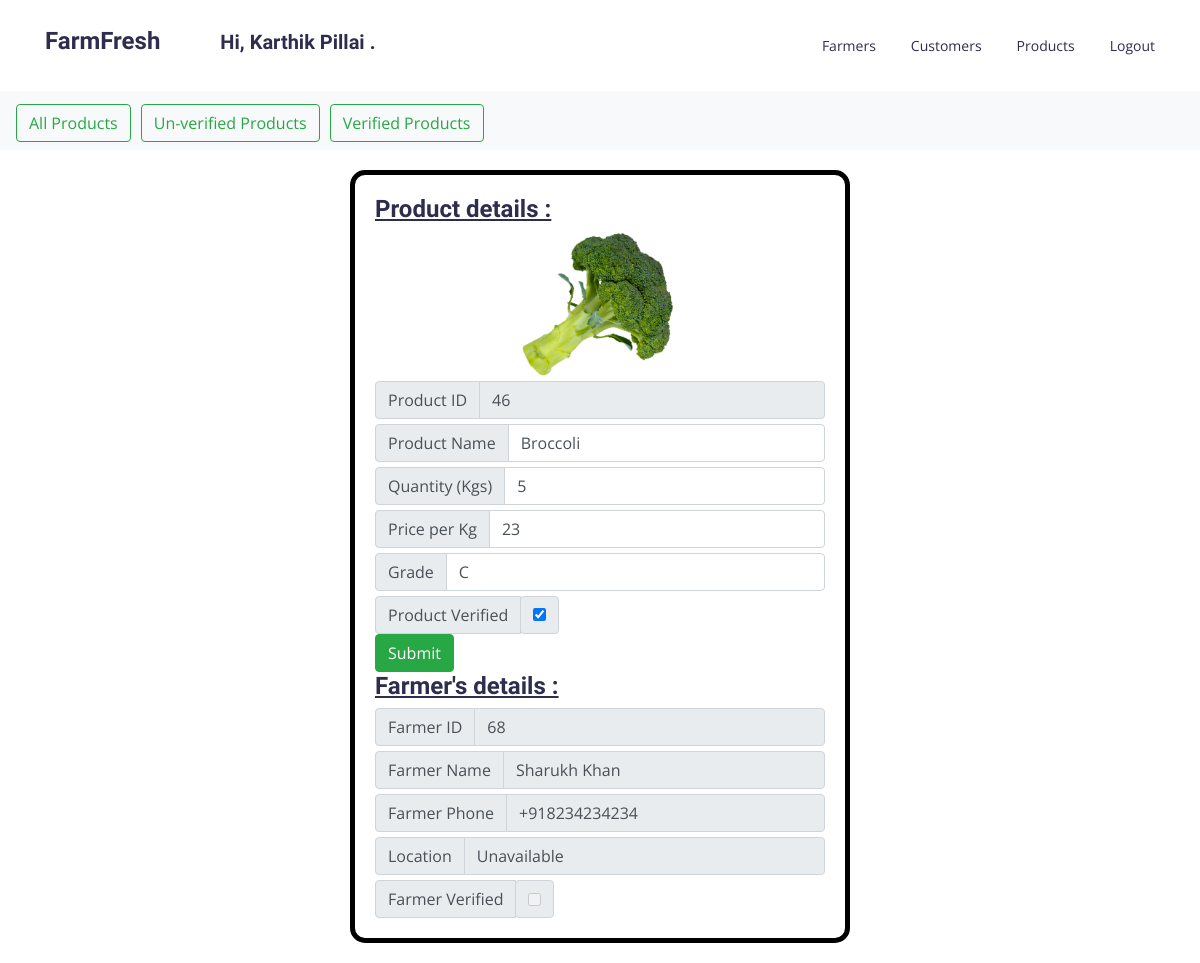
The page /adminViewSingleProduct.php?productid=46 (signed in) on the database as committed earlier.
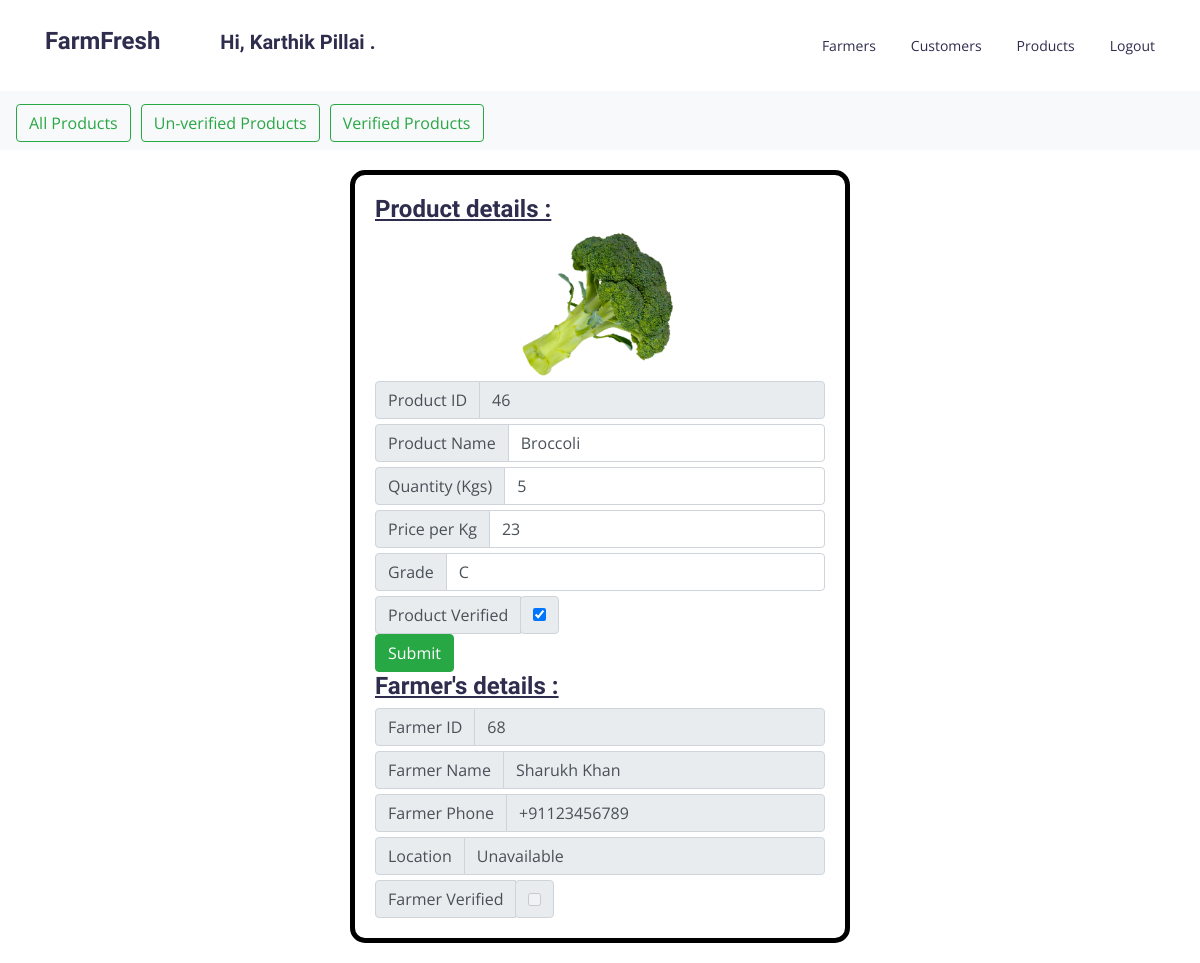
The same page on the database as committed later.
### tables this page shows
CREATE TABLE IF NOT EXISTS `farmers` (
  `id` int(11) NOT NULL AUTO_INCREMENT,
  `phone` text NOT NULL,
  `password` text NOT NULL,
  `name` text DEFAULT NULL,
  `location` text DEFAULT NULL,
  `verified` int(11) NOT NULL DEFAULT 0,
  PRIMARY KEY (`id`)
);

### adminViewSingleProduct.php (the view, shortened to what the changed rows need)
<!DOCTYPE html>
<html>
<head>
  <link rel="stylesheet" href="vendors/bootstrap/bootstrap.min.css">
  <link rel="stylesheet" href="vendors/themify-icons/themify-icons.css">
  <link rel="stylesheet" href="vendors/owl-carousel/owl.theme.default.min.css">
  <link rel="stylesheet" href="vendors/owl-carousel/owl.carousel.min.css">
  <link rel="stylesheet" href="vendors/Magnific-Popup/magnific-popup.css">
  <link rel="stylesheet" href="css/style.css">
  <link rel="stylesheet" type="text/css" href="adminViewSingleProduct.css">
</head>
<body>
<?php
  include 'dataBaseConstants.php';
  $link=mysqli_connect('localhost',$user,$pass,$db);
  if(mysqli_connect_error()){
    $error="There was an error connecting to DB!";
  }else{
    $productId=$_GET['productid'];
    $query="SELECT * FROM products WHERE id=$productId ORDER BY id DESC";
    $result=mysqli_query($link,$query);
    $row=mysqli_fetch_array($result);
    $farmerId=$row['farmerid'];
    $queryForFarmer="SELECT * FROM farmers WHERE id=$farmerId";
    $resultForFarmer=mysqli_query($link,$queryForFarmer);
    $rowForFarmer=mysqli_fetch_array($resultForFarmer);
    $farmerName=$rowForFarmer['name'];
    $farmerPhone=$rowForFarmer['phone'];
    $farmerLocation=$rowForFarmer['location'];
    $farmerVerifyStatus=$rowForFarmer['verified'];
  }
?>
<div class="containerOfProductDetails">
  <div class="input-group flex-nowrap">
    <div class="input-group-prepend">
      <span class="input-group-text" id="addon-wrapping">Farmer Name</span>
    </div>
    <input type="text" class="form-control" placeholder="0" aria-label="Username" aria-describedby="addon-wrapping" disabled="true" value="<?php echo $farmerName ?>">
  </div>
  <div class="input-group flex-nowrap">
    <div class="input-group-prepend">
      <span class="input-group-text" id="addon-wrapping">Farmer Phone</span>
    </div>
    <input type="text" class="form-control" placeholder="0" aria-label="Username" aria-describedby="addon-wrapping" disabled="true" value="<?php echo $farmerPhone ?>">
  </div>
  <div class="input-group flex-nowrap">
    <div class="input-group-prepend">
      <span class="input-group-text" id="addon-wrapping">Location</span>
    </div>
    <input type="text" class="form-control" placeholder="0" aria-label="Username" aria-describedby="addon-wrapping" disabled="true" value="<?php echo $farmerLocation ?>">
  </div>
  <div class="input-group flex-nowrap">
    <div class="input-group-text">
      <input type="checkbox" disabled="true"
      <?php
        if($farmerVerifyStatus==1){
          echo "checked";
        }
      ?>
      >
    </div>
  </div>
</div>

Rows that differ between the two databases and show on the page:
changed farmers "Sharukh Khan": phone "+918234234234" → "+91123456789"
